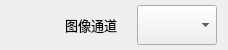
        <widget class="QWidget" name="widget" native="true">
         <property name="minimumSize">
          <size>
           <width>0</width>
           <height>40</height>
          </size>
         </property>
         <property name="maximumSize">
          <size>
           <width>16777215</width>
           <height>50</height>
          </size>
         </property>
         <layout class="QHBoxLayout" name="horizontalLayout_5">
          <property name="spacing">
           <number>0</number>
          </property>
          <property name="topMargin">
           <number>0</number>
          </property>
          <property name="bottomMargin">
           <number>0</number>
          </property>
          <item>
           <spacer name="horizontalSpacer_4">
            <property name="orientation">
             <enum>Qt::Horizontal</enum>
            </property>
            <property name="sizeHint" stdset="0">
             <size>
              <width>40</width>
              <height>20</height>
             </size>
            </property>
           </spacer>
          </item>
          <item>
           <widget class="QWidget" name="widget_Img" native="true">
            <layout class="QHBoxLayout" name="LayOut_Img_2">
             <property name="leftMargin">
              <number>0</number>
             </property>
             <property name="topMargin">
              <number>0</number>
             </property>
             <property name="rightMargin">
              <number>0</number>
             </property>
             <property name="bottomMargin">
              <number>0</number>
             </property>
             <item>
              <widget class="QLabel" name="label_8">
               <property name="minimumSize">
                <size>
                 <width>80</width>
                 <height>40</height>
                </size>
               </property>
               <property name="font">
                <font>
                 <family>微软雅黑</family>
                 <pointsize>10</pointsize>
                </font>
               </property>
               <property name="styleSheet">
                <string notr="true">background: transparent;</string>
               </property>
               <property name="text">
                <string>图像通道</string>
               </property>
               <property name="alignment">
                <set>Qt::AlignCenter</set>
               </property>
              </widget>
             </item>
             <item>
              <widget class="QComboBox" name="cbx_Camerachannal">
               <property name="minimumSize">
                <size>
                 <width>80</width>
                 <height>40</height>
                </size>
               </property>
               <property name="font">
                <font>
                 <family>微软雅黑</family>
                 <pointsize>10</pointsize>
                </font>
               </property>
              </widget>
             </item>
            </layout>
           </widget>
          </item>
         </layout>
        </widget>
